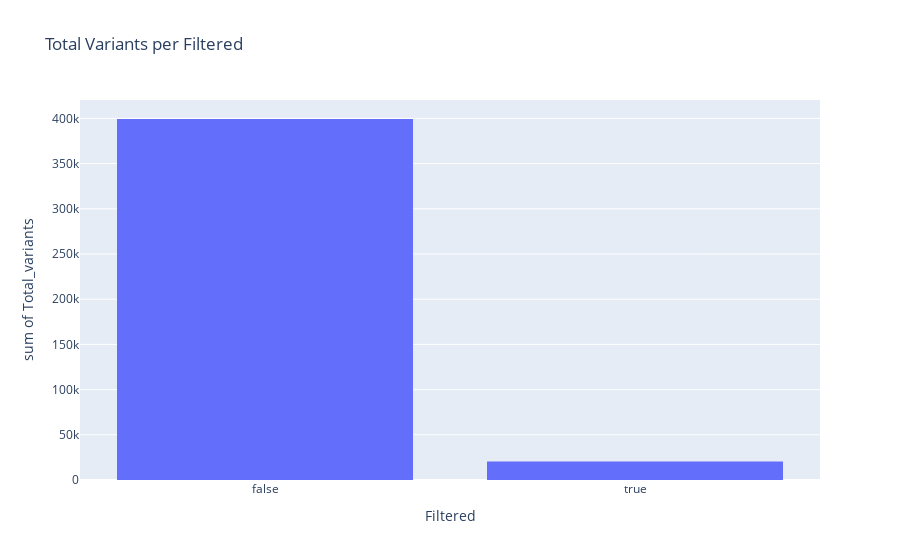
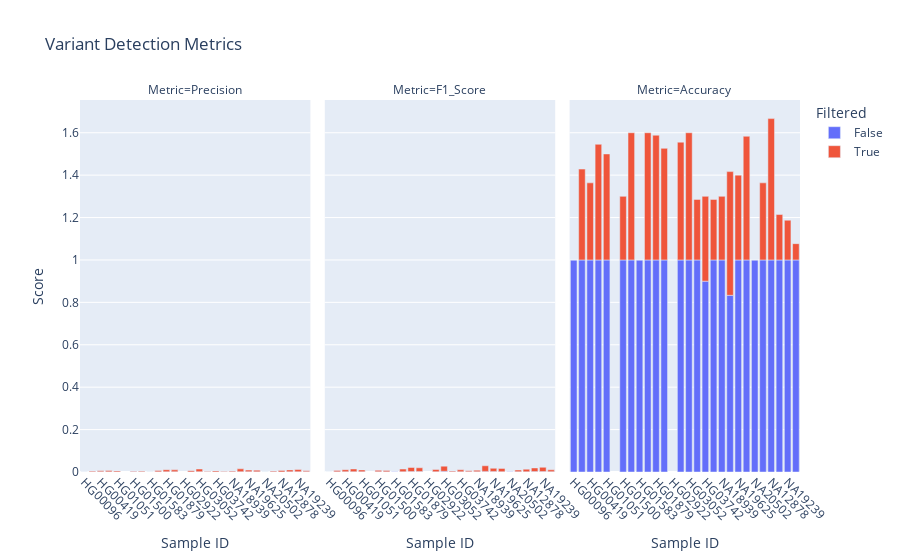
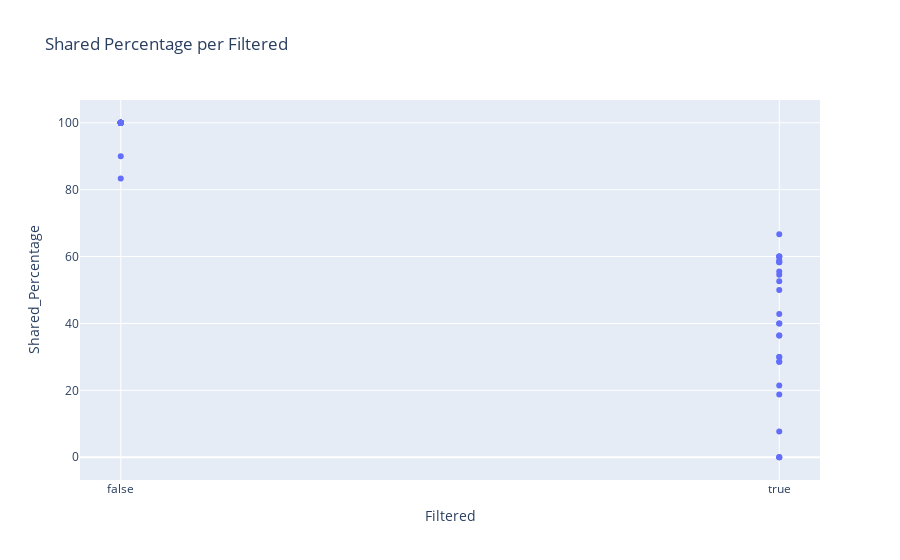
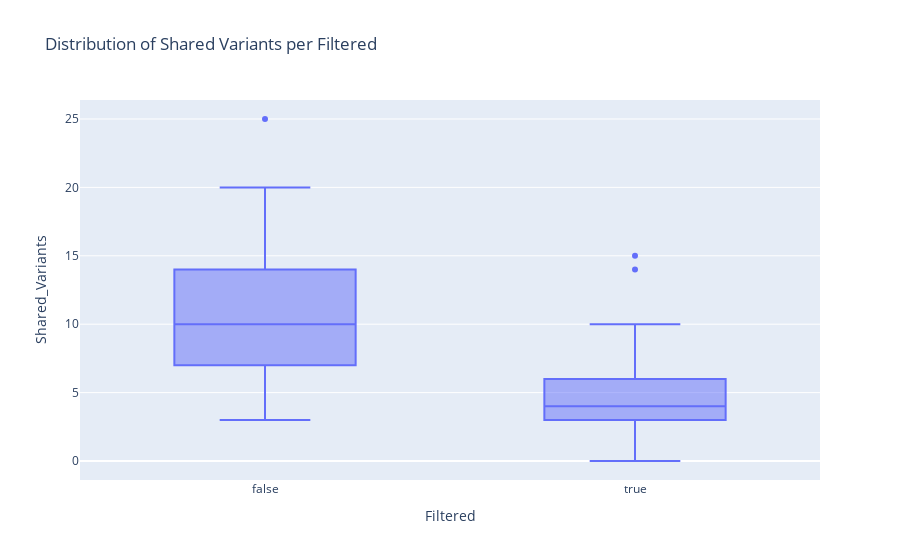

The code cell stored with these charts, in order, in its notebook:
### Code cell
# Plotting
fig1 = px.bar(df_melted, x='Sample_ID', y='Score', title='Variant Detection Metrics',
              labels={'Score': 'Score', 'Sample_ID': 'Sample ID'},
              color='Filtered', facet_col='Metric')

fig1.update_xaxes(tickangle=45)

fig5 = px.bar(df, x='Filtered', y=['F1_Score', 'Precision', 'Accuracy'], title='Variant Detection Metrics',
              labels={'value': 'Score', 'variable': 'Metric'},
              color='Filtered')

fig2 = px.scatter(df, x='Filtered', y='Shared_Percentage', title='Shared Percentage per Filtered')

fig3 = px.box(df, x='Filtered', y='Shared_Variants', title='Distribution of Shared Variants per Filtered')

fig4 = px.histogram(df, x='Filtered', y='Total_variants', title='Total Variants per Filtered')

# Display all plots in a single Jupyter notebook
fig4.show()

fig1.show()
fig2.show()
fig3.show()

### Figure 1 — Plotly figure (JSON) as saved in the notebook; plotly's stock layout.template omitted (floating-point values rounded to 4 significant figures)
{"data": [{"alignmentgroup": "True", "bingroup": "x", "histfunc": "sum", "hovertemplate": "Filtered=%{x}<br>sum of Total_variants=%{y}<extra></extra>", "legendgroup": "", "marker": {"color": "#636efa", "pattern": {"shape": ""}}, "name": "", "offsetgroup": "", "orientation": "v", "showlegend": false, "type": "histogram", "x": [false, true, false, true, false, true, false, true, false, true, false, true, false, true, false, true, false, true, false, true, false, true, false, true, false, true, false, true, false, true, false, true, false, true, false, true, false, true, false, true, false, true, false, true, false, true, false, true, false, true, false, true, false, true, false, true], "xaxis": "x", "y": [15364, 240, 15401, 882, 15421, 842, 15394, 926, 15534, 910, null, null, 15424, 932, 15431, 970, 15365, 190, 15408, 943, 15508, 1030, 15434, 1130, null, null, 15406, 939, 15413, 1208, 15388, 962, 15389, 860, 15373, 851, 15437, 837, 13974, 1032, 15531, 1053, 15421, 891, 15368, 4, 15382, 1010, 15406, 980, 15387, 332, 15376, 283, 15381, 220], "yaxis": "y"}], "layout": {"barmode": "relative", "legend": {"tracegroupgap": 0}, "title": {"text": "Total Variants per Filtered"}, "xaxis": {"anchor": "y", "domain": [0, 1], "title": {"text": "Filtered"}}, "yaxis": {"anchor": "x", "domain": [0, 1], "title": {"text": "sum of Total_variants"}}}}

### Figure 2 — Plotly figure (JSON) as saved in the notebook; plotly's stock layout.template omitted (floating-point values rounded to 4 significant figures)
{"data": [{"alignmentgroup": "True", "hovertemplate": "Filtered=False<br>Metric=Precision<br>Sample ID=%{x}<br>Score=%{y}<extra></extra>", "legendgroup": "False", "marker": {"color": "#636efa", "pattern": {"shape": ""}}, "name": "False", "offsetgroup": "False", "orientation": "v", "showlegend": true, "textposition": "auto", "type": "bar", "x": ["HG00096", "HG00268", "HG00419", "HG00759", "HG01051", "HG01112", "HG01500", "HG01565", "HG01583", "HG01595", "HG01879", "HG02568", "HG02922", "HG03006", "HG03052", "HG03642", "HG03742", "NA18525", "NA18939", "NA19017", "NA19625", "NA19648", "NA20502", "NA20845", "NA12878", "NA19238", "NA19239", "NA19240"], "xaxis": "x", "y": [0.0001953, 0.0004545, 0.0007133, 0.0007146, 0.000515, null, 0.0006483, 0.000324, 0.0003254, 0.000649, 0.001096, 0.001231, null, 0.0005842, 0.001622, 0.0004549, 0.0005848, 0.0004553, 0.0006478, 0.001431, 0.001288, 0.0007782, 0.0003254, 0.0007151, 0.0005842, 0.0009099, 0.001041, 0.0008452], "yaxis": "y"}, {"alignmentgroup": "True", "hovertemplate": "Filtered=False<br>Metric=F1_Score<br>Sample ID=%{x}<br>Score=%{y}<extra></extra>", "legendgroup": "False", "marker": {"color": "#636efa", "pattern": {"shape": ""}}, "name": "False", "offsetgroup": "False", "orientation": "v", "showlegend": false, "textposition": "auto", "type": "bar", "x": ["HG00096", "HG00268", "HG00419", "HG00759", "HG01051", "HG01112", "HG01500", "HG01565", "HG01583", "HG01595", "HG01879", "HG02568", "HG02922", "HG03006", "HG03052", "HG03642", "HG03742", "NA18525", "NA18939", "NA19017", "NA19625", "NA19648", "NA20502", "NA20845", "NA12878", "NA19238", "NA19239", "NA19240"], "xaxis": "x2", "y": [0.0003904, 0.0009086, 0.001426, 0.001428, 0.001029, null, 0.001296, 0.0006478, 0.0006506, 0.001297, 0.00219, 0.002459, null, 0.001168, 0.003239, 0.0009094, 0.001169, 0.0009103, 0.001295, 0.002858, 0.002572, 0.001555, 0.0006505, 0.001429, 0.001168, 0.001818, 0.002079, 0.001689], "yaxis": "y2"}, {"alignmentgroup": "True", "hovertemplate": "Filtered=False<br>Metric=Accuracy<br>Sample ID=%{x}<br>Score=%{y}<extra></extra>", "legendgroup": "False", "marker": {"color": "#636efa", "pattern": {"shape": ""}}, "name": "False", "offsetgroup": "False", "orientation": "v", "showlegend": false, "textposition": "auto", "type": "bar", "x": ["HG00096", "HG00268", "HG00419", "HG00759", "HG01051", "HG01112", "HG01500", "HG01565", "HG01583", "HG01595", "HG01879", "HG02568", "HG02922", "HG03006", "HG03052", "HG03642", "HG03742", "NA18525", "NA18939", "NA19017", "NA19625", "NA19648", "NA20502", "NA20845", "NA12878", "NA19238", "NA19239", "NA19240"], "xaxis": "x3", "y": [1, 1, 1, 1, 1, null, 1, 1, 1, 1, 1, 1, null, 1, 1, 1, 0.9, 1, 1, 0.8333, 1, 1, 1, 1, 1, 1, 1, 1], "yaxis": "y3"}, {"alignmentgroup": "True", "hovertemplate": "Filtered=True<br>Metric=Precision<br>Sample ID=%{x}<br>Score=%{y}<extra></extra>", "legendgroup": "True", "marker": {"color": "#EF553B", "pattern": {"shape": ""}}, "name": "True", "offsetgroup": "True", "orientation": "v", "showlegend": true, "textposition": "auto", "type": "bar", "x": ["HG00096", "HG00268", "HG00419", "HG00759", "HG01051", "HG01112", "HG01500", "HG01565", "HG01583", "HG01595", "HG01879", "HG02568", "HG02922", "HG03006", "HG03052", "HG03642", "HG03742", "NA18525", "NA18939", "NA19017", "NA19625", "NA19648", "NA20502", "NA20845", "NA12878", "NA19238", "NA19239", "NA19240"], "xaxis": "x", "y": [0, 0.003401, 0.004751, 0.006479, 0.004396, null, 0.003219, 0.003093, 0, 0.006363, 0.009709, 0.00885, null, 0.005325, 0.01242, 0.002079, 0.004651, 0.00235, 0.003584, 0.01357, 0.007597, 0.007856, 0, 0.00396, 0.006122, 0.009036, 0.0106, 0.004545], "yaxis": "y"}, {"alignmentgroup": "True", "hovertemplate": "Filtered=True<br>Metric=F1_Score<br>Sample ID=%{x}<br>Score=%{y}<extra></extra>", "legendgroup": "True", "marker": {"color": "#EF553B", "pattern": {"shape": ""}}, "name": "True", "offsetgroup": "True", "orientation": "v", "showlegend": false, "textposition": "auto", "type": "bar", "x": ["HG00096", "HG00268", "HG00419", "HG00759", "HG01051", "HG01112", "HG01500", "HG01565", "HG01583", "HG01595", "HG01879", "HG02568", "HG02922", "HG03006", "HG03052", "HG03642", "HG03742", "NA18525", "NA18939", "NA19017", "NA19625", "NA19648", "NA20502", "NA20845", "NA12878", "NA19238", "NA19239", "NA19240"], "xaxis": "x2", "y": [null, 0.006749, 0.009379, 0.01281, 0.008715, null, 0.006369, 0.006154, null, 0.01259, 0.0191, 0.01741, null, 0.01055, 0.02433, 0.004128, 0.009195, 0.004662, 0.007084, 0.02652, 0.01491, 0.0155, null, 0.007835, 0.01213, 0.01734, 0.02007, 0.008584], "yaxis": "y2"}, {"alignmentgroup": "True", "hovertemplate": "Filtered=True<br>Metric=Accuracy<br>Sample ID=%{x}<br>Score=%{y}<extra></extra>", "legendgroup": "True", "marker": {"color": "#EF553B", "pattern": {"shape": ""}}, "name": "True", "offsetgroup": "True", "orientation": "v", "showlegend": false, "textposition": "auto", "type": "bar", "x": ["HG00096", "HG00268", "HG00419", "HG00759", "HG01051", "HG01112", "HG01500", "HG01565", "HG01583", "HG01595", "HG01879", "HG02568", "HG02922", "HG03006", "HG03052", "HG03642", "HG03742", "NA18525", "NA18939", "NA19017", "NA19625", "NA19648", "NA20502", "NA20845", "NA12878", "NA19238", "NA19239", "NA19240"], "xaxis": "x3", "y": [0, 0.4286, 0.3636, 0.5455, 0.5, null, 0.3, 0.6, 0, 0.6, 0.5882, 0.5263, null, 0.5556, 0.6, 0.2857, 0.4, 0.2857, 0.3, 0.5833, 0.4, 0.5833, 0, 0.3636, 0.6667, 0.2143, 0.1875, 0.07692], "yaxis": "y3"}], "layout": {"annotations": [{"font": {}, "showarrow": false, "text": "Metric=Precision", "x": 0.16, "xanchor": "center", "xref": "paper", "y": 1, "yanchor": "bottom", "yref": "paper"}, {"font": {}, "showarrow": false, "text": "Metric=F1_Score", "x": 0.5, "xanchor": "center", "xref": "paper", "y": 1, "yanchor": "bottom", "yref": "paper"}, {"font": {}, "showarrow": false, "text": "Metric=Accuracy", "x": 0.84, "xanchor": "center", "xref": "paper", "y": 1, "yanchor": "bottom", "yref": "paper"}], "barmode": "relative", "legend": {"title": {"text": "Filtered"}, "tracegroupgap": 0}, "title": {"text": "Variant Detection Metrics"}, "xaxis": {"anchor": "y", "domain": [0, 0.32], "tickangle": 45, "title": {"text": "Sample ID"}}, "xaxis2": {"anchor": "y2", "domain": [0.34, 0.66], "matches": "x", "tickangle": 45, "title": {"text": "Sample ID"}}, "xaxis3": {"anchor": "y3", "domain": [0.68, 1.0], "matches": "x", "tickangle": 45, "title": {"text": "Sample ID"}}, "yaxis": {"anchor": "x", "domain": [0, 1], "title": {"text": "Score"}}, "yaxis2": {"anchor": "x2", "domain": [0, 1], "matches": "y", "showticklabels": false}, "yaxis3": {"anchor": "x3", "domain": [0, 1], "matches": "y", "showticklabels": false}}}

### Figure 3 — Plotly figure (JSON) as saved in the notebook; plotly's stock layout.template omitted (floating-point values rounded to 4 significant figures)
{"data": [{"hovertemplate": "Filtered=%{x}<br>Shared_Percentage=%{y}<extra></extra>", "legendgroup": "", "marker": {"color": "#636efa", "symbol": "circle"}, "mode": "markers", "name": "", "orientation": "v", "showlegend": false, "type": "scatter", "x": [false, true, false, true, false, true, false, true, false, true, false, true, false, true, false, true, false, true, false, true, false, true, false, true, false, true, false, true, false, true, false, true, false, true, false, true, false, true, false, true, false, true, false, true, false, true, false, true, false, true, false, true, false, true, false, true], "xaxis": "x", "y": [100, 0, 100, 42.86, 100, 36.36, 100, 54.55, 100, 50, null, null, 100, 30, 100, 60, 100, 0, 100, 60, 100, 58.82, 100, 52.63, null, null, 100, 55.56, 100, 60, 100, 28.57, 90, 40, 100, 28.57, 100, 30, 83.33, 58.33, 100, 40, 100, 58.33, 100, 0, 100, 36.36, 100, 66.67, 100, 21.43, 100, 18.75, 100, 7.692], "yaxis": "y"}], "layout": {"legend": {"tracegroupgap": 0}, "title": {"text": "Shared Percentage per Filtered"}, "xaxis": {"anchor": "y", "domain": [0, 1], "title": {"text": "Filtered"}}, "yaxis": {"anchor": "x", "domain": [0, 1], "title": {"text": "Shared_Percentage"}}}}

### Figure 4 — Plotly figure (JSON) as saved in the notebook; plotly's stock layout.template omitted (floating-point values rounded to 4 significant figures)
{"data": [{"alignmentgroup": "True", "hovertemplate": "Filtered=%{x}<br>Shared_Variants=%{y}<extra></extra>", "legendgroup": "", "marker": {"color": "#636efa"}, "name": "", "notched": false, "offsetgroup": "", "orientation": "v", "showlegend": false, "type": "box", "x": [false, true, false, true, false, true, false, true, false, true, false, true, false, true, false, true, false, true, false, true, false, true, false, true, false, true, false, true, false, true, false, true, false, true, false, true, false, true, false, true, false, true, false, true, false, true, false, true, false, true, false, true, false, true, false, true], "x0": " ", "xaxis": "x", "y": [3, 0, 7, 3, 11, 4, 11, 6, 8, 4, null, null, 10, 3, 5, 3, 5, 0, 10, 6, 17, 10, 19, 10, null, null, 9, 5, 25, 15, 7, 2, 9, 4, 7, 2, 10, 3, 20, 14, 20, 8, 12, 7, 5, 0, 11, 4, 9, 6, 14, 3, 16, 3, 13, 1], "y0": " ", "yaxis": "y"}], "layout": {"boxmode": "group", "legend": {"tracegroupgap": 0}, "title": {"text": "Distribution of Shared Variants per Filtered"}, "xaxis": {"anchor": "y", "domain": [0, 1], "title": {"text": "Filtered"}}, "yaxis": {"anchor": "x", "domain": [0, 1], "title": {"text": "Shared_Variants"}}}}
